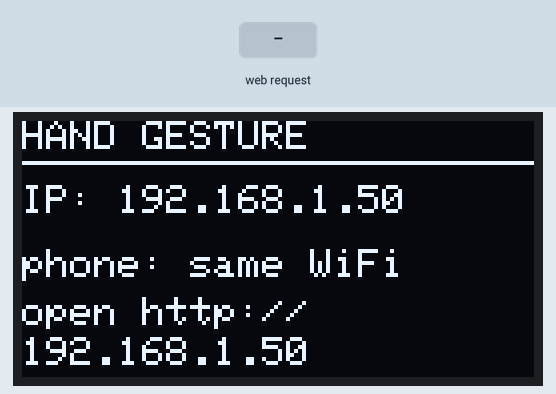
Simulated run of this sketch. Board: ESP32. Parts: 128×64 one-colour display. Inputs (shaded band) come from the test bench. WiFi joins after 1.5 s; servers stay silent unless stated; what the sketch prints to the serial monitor is not drawn.

Above: at 2.7 s.
2.8 s: HTTP request GET /g received
At 3.8 s:
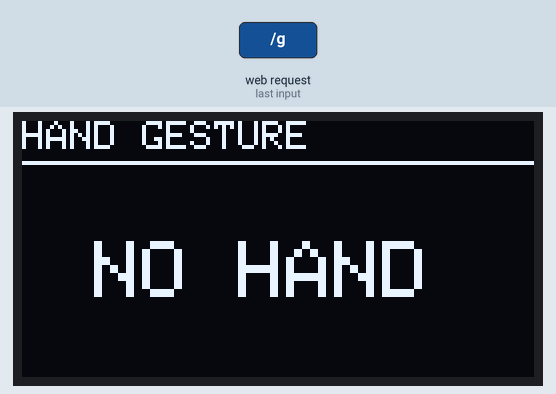
4.3 s: HTTP request GET /g?n=1 received
At 4.9 s:
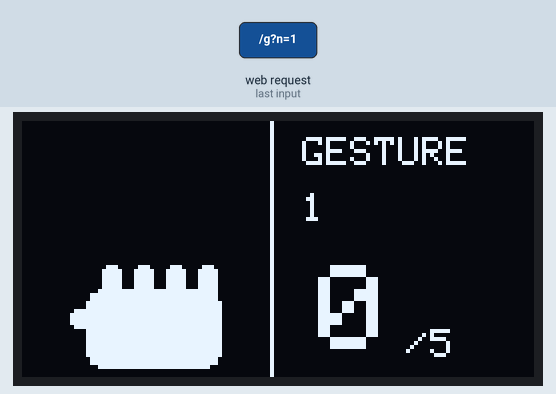
5.8 s: HTTP request GET /g?c=1 received
At 7.2 s:
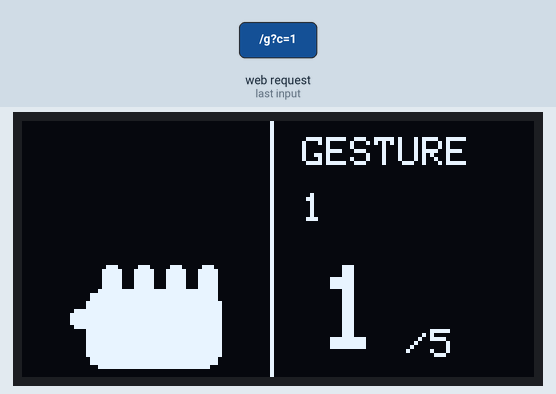
Timing chart, 0 to 8.8 s (numbered marks = the images above; inputs shaded):
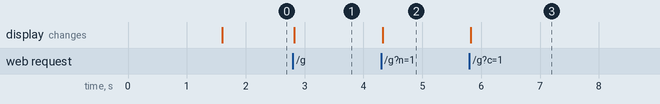

Measured:
- after the input at 2.8 s, the display: changes at once (image 1)
- after the input at 4.3 s, the display: changes at once (image 2)
- after the input at 5.8 s, the display: changes at once (image 3)

The sketch:

hand_gesture_oled.ino
```cpp
// (licence header left out)
#include <WiFi.h>
#include <WebServer.h>
#include <Wire.h>
#include <Adafruit_GFX.h>
#include <Adafruit_SSD1306.h>

// ---- configure me ----
#define WIFI_SSID "YOUR_WIFI"
#define WIFI_PASS "YOUR_PASS"
// ----------------------

Adafruit_SSD1306 display(128, 64, &Wire, -1);
WebServer server(80);
uint8_t addr = 0x3C;

bool fT = false, fI = false, fM = false, fR = false, fP = false;
int fcount = 0;
String gname = "--";

void drawHandIcon(int ox) {
  display.fillRoundRect(ox + 4, 42, 34, 20, 4, SSD1306_WHITE);     // palm
  int fx[4] = { ox + 8, ox + 16, ox + 24, ox + 32 };              // index..pinky
  bool fu[4] = { fI, fM, fR, fP };
  for (int k = 0; k < 4; k++) {
    if (fu[k]) display.fillRoundRect(fx[k], 14, 5, 30, 2, SSD1306_WHITE);   // extended
    else       display.fillRoundRect(fx[k], 36, 5, 8, 2, SSD1306_WHITE);    // folded stub
  }
  if (fT) display.fillRoundRect(ox - 8, 44, 14, 5, 2, SSD1306_WHITE);        // thumb out
  else    display.fillRoundRect(ox, 47, 8, 5, 2, SSD1306_WHITE);             // thumb tucked
}

void drawScreen() {
  display.clearDisplay();
  display.setTextColor(SSD1306_WHITE);
  if (gname == "NO HAND" || gname == "--") {
    display.setTextSize(1); display.setCursor(0, 0); display.print("HAND GESTURE");
    display.drawFastHLine(0, 10, 128, SSD1306_WHITE);
    display.setTextSize(2); display.setCursor(18, 30); display.print("NO HAND");
    display.display();
    return;
  }
  drawHandIcon(12);
  display.drawFastVLine(62, 0, 64, SSD1306_WHITE);
  display.setTextSize(1);
  display.setCursor(70, 4);  display.print("GESTURE");
  display.setCursor(70, 18); display.print(gname);
  display.setTextSize(3);
  display.setCursor(74, 36); display.print(fcount);
  display.setTextSize(1);
  display.setCursor(96, 52); display.print("/5");
  display.display();
}

const char PAGE[] PROGMEM = R"HTML(<!doctype html><html><head>
<meta name="viewport" content="width=device-width,initial-scale=1,maximum-scale=1,user-scalable=no">
<title>Hand Gesture</title><style>
*{box-sizing:border-box}body{margin:0;background:#0b0f14;color:#e8f0f8;font-family:system-ui,Arial;overflow:hidden}
#wrap{position:relative;width:100vw;max-width:520px;margin:0 auto}
video{display:none}canvas#disp{width:100%;display:block;background:#000}
.bar{position:absolute;left:0;right:0;padding:7px 10px;font-size:13px;display:flex;justify-content:space-between;align-items:center;background:rgba(12,16,22,.55)}
.top{top:0}.bot{bottom:0}.title{color:#ff78ff;font-weight:700;letter-spacing:1px}.live{color:#5de28a}.g{font-size:20px;font-weight:700;color:#ffd23c}
#start{position:absolute;inset:0;display:flex;flex-direction:column;align-items:center;justify-content:center;background:#0b0f14;gap:16px;padding:20px}
button{padding:14px 22px;background:#13303a;color:#2ee6f6;border:1px solid #2ee6f6;border-radius:10px;font-size:16px}
.hint{font-size:12px;color:#8aa;max-width:320px;text-align:center;line-height:1.6}
#flip{position:absolute;right:10px;bottom:48px;padding:6px 10px;font-size:12px;background:rgba(26,36,48,.85);border:1px solid #334;color:#def;border-radius:8px}
#msg{position:absolute;left:10px;bottom:48px;font-size:11px;color:#8aa}
</style></head><body>
<div id="wrap">
<video id="v" playsinline muted></video>
<canvas id="disp" width="480" height="360"></canvas>
<div class="bar top"><span class="title">HAND GESTURE</span><span class="live">&#9679; LIVE</span></div>
<div class="bar bot"><span id="fing">FINGERS 0/5</span><span class="g" id="ges">--</span><span id="mask" style="color:#8aa">-----</span></div>
<button id="flip">flip cam</button><div id="msg"></div>
<div id="start">
  <b class="title" style="font-size:18px">HAND GESTURE &rarr; OLED</b>
  <button id="go">Start</button>
  <div class="hint">Loading MediaPipe... point the camera at your hand - each finger is detected separately.<br>(needs internet + the camera flag)</div>
</div>
</div>
<script type="module">
import {HandLandmarker, FilesetResolver, DrawingUtils} from "https://cdn.jsdelivr.net/npm/@mediapipe/tasks-vision@0.10.14/vision_bundle.mjs";
const v=document.getElementById('v'),disp=document.getElementById('disp'),dc=disp.getContext('2d');
const fingEl=document.getElementById('fing'),gesEl=document.getElementById('ges'),maskEl=document.getElementById('mask'),msg=document.getElementById('msg');
const du=new DrawingUtils(dc);
let hl=null,facing='environment',running=false,lastSent=0,pend='',pendT=0,stable='';
const NAMES={'00000':'FIST','11111':'OPEN','01000':'POINT','01100':'PEACE','10000':'THUMBSUP','01001':'ROCK','10001':'CALL','11000':'GUN','00001':'PINKY','00100':'MIDDLE','01110':'THREE','11100':'THREE'};

const initMP=async()=>{
  msg.textContent='loading model...';
  const vis=await FilesetResolver.forVisionTasks("https://cdn.jsdelivr.net/npm/@mediapipe/tasks-vision@0.10.14/wasm");
  hl=await HandLandmarker.createFromOptions(vis,{baseOptions:{modelAssetPath:"https://storage.googleapis.com/mediapipe-models/hand_landmarker/hand_landmarker/float16/1/hand_landmarker.task",delegate:"GPU"},runningMode:"VIDEO",numHands:1});
  msg.textContent='';
}
const fingersUp=(lm)=>{
  const up=[];
  const D=(a,b)=>Math.hypot(lm[a].x-lm[b].x,lm[a].y-lm[b].y);
  up.push(D(4,17)>D(3,17)?1:0);   // thumb (geometry-based, handedness-independent)
  [[8,6],[12,10],[16,14],[20,18]].forEach(p=>up.push(lm[p[0]].y<lm[p[1]].y?1:0));
  return up;
}
const send=(m,n,c)=>{fetch('/g?m='+m+'&n='+n+'&c='+c).catch(()=>{});lastSent=performance.now();};

const start=async()=>{
  try{
    if(!hl)await initMP();
    const s=await navigator.mediaDevices.getUserMedia({video:{facingMode:facing},audio:false});
    v.srcObject=s;await v.play();running=true;
    document.getElementById('start').style.display='none';requestAnimationFrame(loop);
  }catch(e){ alert('Error: '+e.message+'\n\nFor camera over http, enable the Chrome flag:\nchrome://flags -> "Insecure origins treated as secure" -> add this page URL -> relaunch.\nKeep internet on (MediaPipe model loads from a CDN).'); }
}

let lastVideoT=-1;
const loop=()=>{
  if(!running)return;
  const DW=disp.width,DH=disp.height;
  dc.drawImage(v,0,0,DW,DH);
  let mask='-----',name='NO HAND',count=0;
  if(v.currentTime!==lastVideoT){
    lastVideoT=v.currentTime;
    const res=hl.detectForVideo(v,performance.now());
    if(res.landmarks&&res.landmarks.length){
      const lm=res.landmarks[0];
      du.drawConnectors(lm,HandLandmarker.HAND_CONNECTIONS,{color:'#ff78ff',lineWidth:3});
      du.drawLandmarks(lm,{color:'#ffd23c',radius:3});
      const up=fingersUp(lm);
      mask=up.join('');count=up.reduce((a,b)=>a+b,0);
      name=NAMES[mask]||(count+' UP');
    }
  }
  const now=performance.now();
  if(mask!==stable){
    if(pend!==mask){pend=mask;pendT=now;}
    else if(now-pendT>=120){stable=mask;send(mask,name,count);}
  }else pend=mask;
  if(now-lastSent>500&&stable==='-----'&&mask==='-----'){send('-----','NO HAND',0);}

  fingEl.textContent='FINGERS '+count+'/5';gesEl.textContent=name;maskEl.textContent=mask;
  requestAnimationFrame(loop);
}
document.getElementById('go').onclick=start;
document.getElementById('flip').onclick=async()=>{facing=(facing==='environment'?'user':'environment');if(v.srcObject)v.srcObject.getTracks().forEach(t=>t.stop());running=false;await start();};
initMP();
</script></body></html>)HTML";

void handleRoot() { server.send_P(200, "text/html", PAGE); }

void handleG() {
  String m = server.arg("m");
  if (m.length() == 5) { fT = m[0] == '1'; fI = m[1] == '1'; fM = m[2] == '1'; fR = m[3] == '1'; fP = m[4] == '1'; }
  if (server.hasArg("c")) fcount = server.arg("c").toInt();
  if (server.hasArg("n")) gname = server.arg("n");
  drawScreen();
  server.send(200, "text/plain", "ok");
}

void setup() {
  Serial.begin(115200);
  Wire.begin(21, 22); Wire.setClock(400000);
  for (uint8_t a = 1; a < 127; a++) { Wire.beginTransmission(a); if (Wire.endTransmission() == 0 && (a == 0x3C || a == 0x3D)) addr = a; }
  display.begin(SSD1306_SWITCHCAPVCC, addr);
  display.clearDisplay(); display.setTextColor(SSD1306_WHITE); display.setTextSize(1);
  display.setCursor(0, 0); display.println("Connecting WiFi...");
  display.display();

  WiFi.mode(WIFI_STA); WiFi.begin(WIFI_SSID, WIFI_PASS);
  unsigned long t0 = millis();
  while (WiFi.status() != WL_CONNECTED && millis() - t0 < 20000) { delay(300); }

  display.clearDisplay(); display.setCursor(0, 0);
  if (WiFi.status() == WL_CONNECTED) {
    String ip = WiFi.localIP().toString();
    Serial.printf("[sta] ip=%s\n", ip.c_str());
    display.setTextSize(1); display.println("HAND GESTURE");
    display.drawFastHLine(0, 10, 128, SSD1306_WHITE);
    display.setCursor(0, 16); display.print("IP: "); display.println(ip);
    display.setCursor(0, 32); display.println("phone: same WiFi");
    display.setCursor(0, 44); display.print("open http://");
    display.setCursor(0, 54); display.print(ip);
  } else {
    display.setTextSize(2); display.println("WiFi FAIL");
    display.setTextSize(1); display.println("check SSID/PASS");
  }
  display.display();

  server.on("/", handleRoot);
  server.on("/g", handleG);
  server.begin();
}

void loop() { server.handleClient(); }
```
